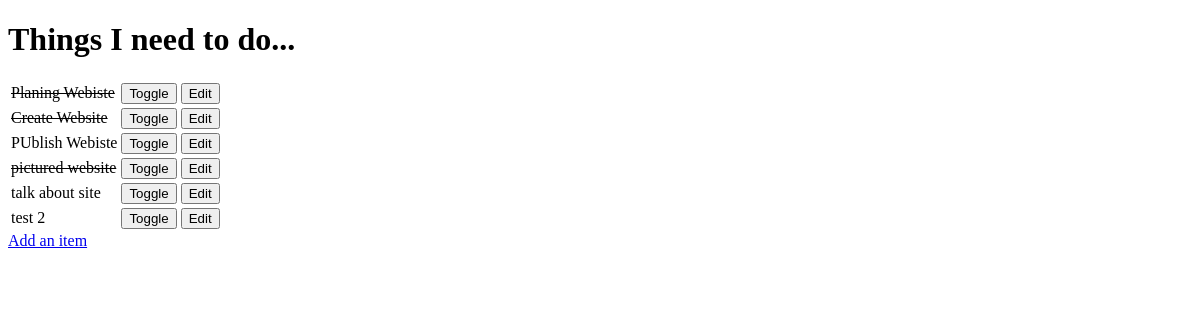
The app's page /, older data.
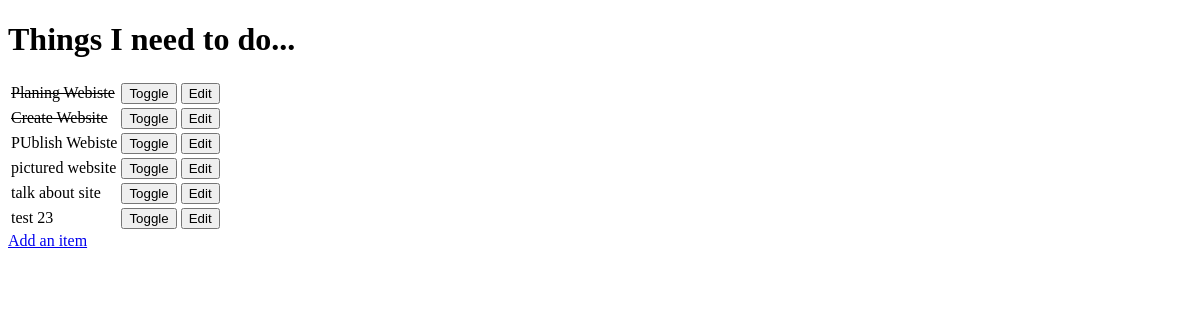
The same page, newer data.
### todo/models.py (models this page shows, shortened)
class Item(models.Model):# item form with 2 fields
    name = models.CharField(max_length=30, blank=False)
    done = models.BooleanField(blank=False, default=False)

### todo/views.py (the view)
# urls.py: url(r'^$', get_todo_list),
def get_todo_list(request):
    results = Item.objects.all()# take all objects from db
    return render(request, "todo_list.html", {
        'items': results
    })# render in template

### todo/templates/todo_list.html (shortened to what this page needs)
<!DOCTYPE html>
<html>
    <head>
    </head>
    <body>
        <h1>Things I need to do...</h1>
        <table>
            {% for item in items %}
            <tr>
                {% if item.done %}
                <td><strike>{{ item.name }}</strike></td>
                {% else %}
                <td>{{ item.name }}</td>
                {% endif %}
                <td>
                    <form method="POST" action="toggle/{{ item.id }}">
                        <input type="submit" value="Toggle">
                    </form>
                </td>
                <td>
                    <form method="GET" action="edit/{{ item.id }}">
                        <input type="submit" value="Edit">
                    </form>
                </td>
            </tr>
            {% empty %}
            <p>You have nothing to do.</p>
            {% endfor %}
        </table>
        <a href="add"> Add an item</a>
    </body>
</html>

Row changes from the older to the newer data that the page shows:
changed Item "pictured website": done True → False (drawn)
changed Item: name "test 2" → "test 23"
